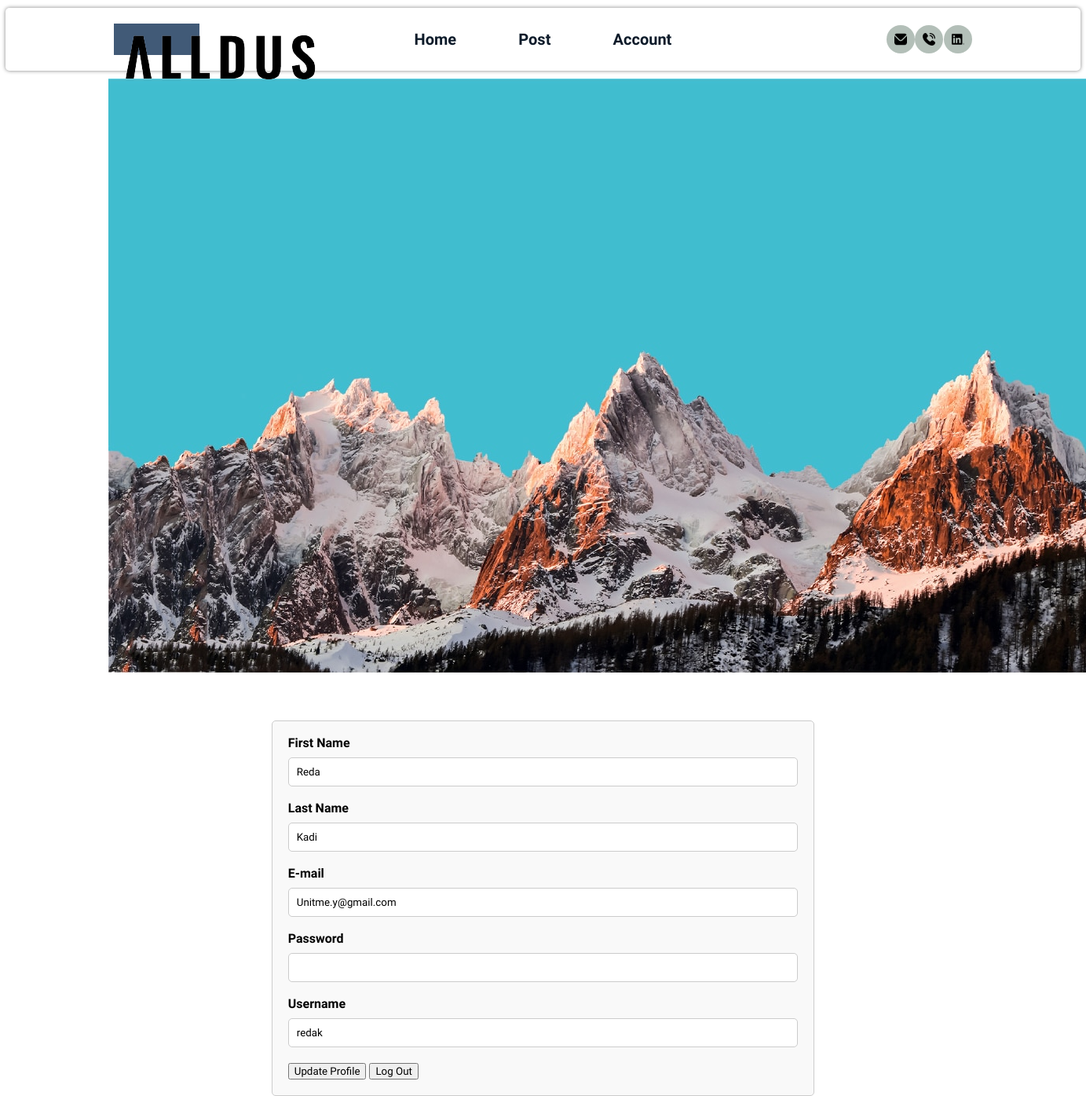
The page /login.php (signed in) on the database its author committed.
### tables this page shows
CREATE TABLE `tblusers` (
  `UserID` int NOT NULL AUTO_INCREMENT,
  `FirstName` varchar(50) NOT NULL,
  `LastName` varchar(50) NOT NULL,
  `Username` varchar(50) NOT NULL,
  `PasswordHash` varchar(255) NOT NULL,
  `Email` varchar(100) DEFAULT NULL,
  `CreatedAt` timestamp NULL DEFAULT CURRENT_TIMESTAMP,
  PRIMARY KEY (`UserID`),
  UNIQUE KEY `Username` (`Username`)
);

### login.php (the view, shortened to what this page needs)
<!DOCTYPE html>
<html lang="nl">
    <head>
        <link rel="stylesheet" type="text/css" href="css/style.css">
    </head>
    <body>
        <nav>
			<a href="index.php" id="logo"><img src="Icons/Alldus-logo.png.webp"></a>
			<ul id="main-nav-buttons">
				<li><a href="./index.php">Home</a></li>
				<li><a href="./create-post.php">Post</a></li>
				<li><a href="./login.php">Account</a></li>
			</ul>
			<ul id="social-nav-buttons">
				<li><img class="social-nav-img" src="Icons/envelope.png"/></li>
				<li><img class="social-nav-img" src="Icons/phone-call.png"/></li>
				<li><img class="social-nav-img" src="Icons/linkedin.png"/></li>
			</ul>
		</nav>
        <main>
        <img style="overflow-y: hidden;" id="background" src="Icons/AlldusBackground.jpg"/>
        <?php
            if(!isset($_SESSION['user_id'])) {
                echo '
                <div class="account-form">
                <h2>Login</h2>
                <form method="post">
                        <label for="username">Username</label>
                        <input type="text" id="username" name="username" required>
                        <label for="password">Password</label>
                        <input type="password" id="password" name="password" required>
                        <input type="submit" name="submit" value="Login">
                        <a href="./signup.php">Sign Up</a>
                        </form>
                        </div>
                        ';
                        $conn = new mysqli("10.30.199.62", "guest", "guestPassword", "stagebedrijf");
                        if($conn->connect_error) {die("<p>Connection error: " . $conn->connect_error . "</p>");}
                        if (isset($_POST['submit'])) {
                            $stmt = $conn->prepare("SELECT UserID, PasswordHash FROM tblUsers WHERE Username = ?");
                            $stmt->bind_param("s", $_POST['username']);
                            $stmt->execute();
                            $sqlResult = $stmt->get_result();
                            $row = $sqlResult->fetch_assoc();
                            $hash = $row['PasswordHash'];
                            $loggedInUserID = $row['UserID'];
                            $correctLogin = password_verify($_POST['password'], $hash);
                            if ($correctLogin == 1) {
                                $_SESSION['user_id'] = $loggedInUserID;
                                header('Location: login.php');
                            } else {
                                header("Location: login.php");
                    }
                }
            } else {
                $conn = new mysqli("10.30.199.62", "guest", "guestPassword", "stagebedrijf");
                $stmt = $conn->prepare("SELECT * FROM tblUsers WHERE UserID = ?");
                $stmt->bind_param("s", $_SESSION['user_id']);
                $stmt->execute();
                $sqlResult = $stmt->get_result();
                $row = $sqlResult->fetch_assoc();
                echo '
                <form method="post" class="account-form">
                <label for="firstname">First Name</label>
                <input type="text" id="firstname" name="firstname" value="'.$row['FirstName'].'">
                    <label for="lastname">Last Name</label>
                    <input type="text" id="lastname" name="lastname" value="'.$row['LastName'].'">
                    <label for="email">E-mail</label>
                    <input type="text" id="email" name="email" value="'.$row['Email'].'">
                    <label for="password">Password</label>
                    <input type="password" id="password" name="password" value="">
                    <label for="username">Username</label>
                    <input type="text" id="username" name="username" value="'.$row['Username'].'">
                    <button type="submit" name="update">Update Profile</button>
                    <form method="post">
                        <button type="submit" name="submit">Log Out</button>
                    </form>
                </form>
                ';
            }
            ?>
        </main>
    </body>
</html>

### css/style.css (style rules this page uses)
* { font-family: "Sarala", serif; }
*, *::before, *::after { box-sizing: border-box; }
body, html { height: 100%; margin: 0; }
body { width: 100%; display: flex; justify-content: center; background-size: cover; background-repeat: no-repeat; background-position: center; }
nav { width: 99vw; height: 80px; padding-left: 10vw; padding-right: 10vw; background-color: white; display: flex; align-items: center; justify-content: space-between; position: fixed; box-shadow: 0px 0px 5px gray; border-radius: 5px; margin-top: 10px; z-index: 5; }
nav ul { margin: 0; padding: 0; list-style-type: none; display: inline-flex; justify-content: space-between; }
nav #logo { width: 10%; height: 40px; background-color: #415a77; color: white; font-weight: bolder; font-size: 15px; text-align: center; align-content: center; }
nav #main-nav-buttons { width: 30%; min-width: 20%; }
nav #main-nav-buttons li a { font-size: 20px; text-decoration: none; color: #0d1b2a; font-weight: bolder; }
nav #social-nav-buttons { width: 10%; }
nav #social-nav-buttons li { display: inline; border-radius: 50%; background-color: #b3bfb8; padding: 10px; width: 36px; height: 36px; display: flex; justify-content: center; align-items: center; }
nav #social-nav-buttons li .social-nav-img { width: 100%; height: 100%; }
main { margin-top: 100px; width: 80vw; }
.account-form { width: 50vw; height: fit-content; margin-top: 7vh; margin-left: auto; margin-right: auto; padding: 20px; border: 1px solid #ccc; border-radius: 5px; background-color: #f9f9f9; box-sizing: border-box; line-height: 1; }
.account-form label { display: block; margin-bottom: 10px; font-weight: bold; }
.account-form input[type=text], .account-form input[type=password] { width: 100%; padding: 10px; margin-bottom: 20px; border: 1px solid #ccc; border-radius: 5px; }

### rows shown on the page
tblusers: firstname "Reda", lastname "Kadi", email "Unitme.y@gmail.com", username "redak"
